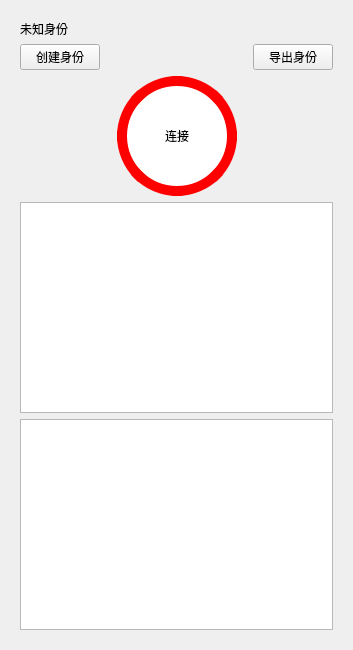
<?xml version="1.0" encoding="UTF-8"?>
<ui version="4.0">
 <class>WidgetMain</class>
 <widget class="QWidget" name="WidgetMain">
  <property name="geometry">
   <rect>
    <x>0</x>
    <y>0</y>
    <width>353</width>
    <height>650</height>
   </rect>
  </property>
  <property name="windowTitle">
   <string>WidgetMain</string>
  </property>
  <layout class="QVBoxLayout" name="verticalLayout_2">
   <item>
    <widget class="QWidget" name="widget" native="true">
     <property name="styleSheet">
      <string notr="true"> #btn_main_connect {
   background-color: #ffffff;
border-radius: 60px;
	border: 10px solid red;
border-color: red
}

 #btn_main_connect {
   	background-color: #ffffff;
	border-radius: 60px;
	border: 10px solid red;
	border-color: red
}



#btn_main_connect::checked {
	border-color: green;
}

</string>
     </property>
     <layout class="QVBoxLayout" name="verticalLayout">
      <item>
       <widget class="QLabel" name="label">
        <property name="text">
         <string>未知身份</string>
        </property>
       </widget>
      </item>
      <item>
       <layout class="QHBoxLayout" name="horizontalLayout">
        <item>
         <widget class="QPushButton" name="pushButton_3">
          <property name="text">
           <string>创建身份</string>
          </property>
         </widget>
        </item>
        <item>
         <spacer name="horizontalSpacer">
          <property name="orientation">
           <enum>Qt::Horizontal</enum>
          </property>
          <property name="sizeHint" stdset="0">
           <size>
            <width>40</width>
            <height>20</height>
           </size>
          </property>
         </spacer>
        </item>
        <item>
         <widget class="QPushButton" name="btn_export_account">
          <property name="text">
           <string>导出身份</string>
          </property>
         </widget>
        </item>
       </layout>
      </item>
      <item>
       <layout class="QHBoxLayout" name="horizontalLayout_2">
        <item>
         <spacer name="horizontalSpacer_2">
          <property name="orientation">
           <enum>Qt::Horizontal</enum>
          </property>
          <property name="sizeHint" stdset="0">
           <size>
            <width>40</width>
            <height>20</height>
           </size>
          </property>
         </spacer>
        </item>
        <item>
         <widget class="QPushButton" name="btn_main_connect">
          <property name="minimumSize">
           <size>
            <width>120</width>
            <height>120</height>
           </size>
          </property>
          <property name="maximumSize">
           <size>
            <width>120</width>
            <height>120</height>
           </size>
          </property>
          <property name="text">
           <string>连接</string>
          </property>
          <property name="checkable">
           <bool>true</bool>
          </property>
          <property name="checked">
           <bool>false</bool>
          </property>
         </widget>
        </item>
        <item>
         <spacer name="horizontalSpacer_3">
          <property name="orientation">
           <enum>Qt::Horizontal</enum>
          </property>
          <property name="sizeHint" stdset="0">
           <size>
            <width>40</width>
            <height>20</height>
           </size>
          </property>
         </spacer>
        </item>
       </layout>
      </item>
      <item>
       <widget class="QTextBrowser" name="textBrowser"/>
      </item>
      <item>
       <widget class="QTextBrowser" name="txt_log_v2ray"/>
      </item>
     </layout>
    </widget>
   </item>
  </layout>
 </widget>
 <resources/>
 <connections/>
</ui>
